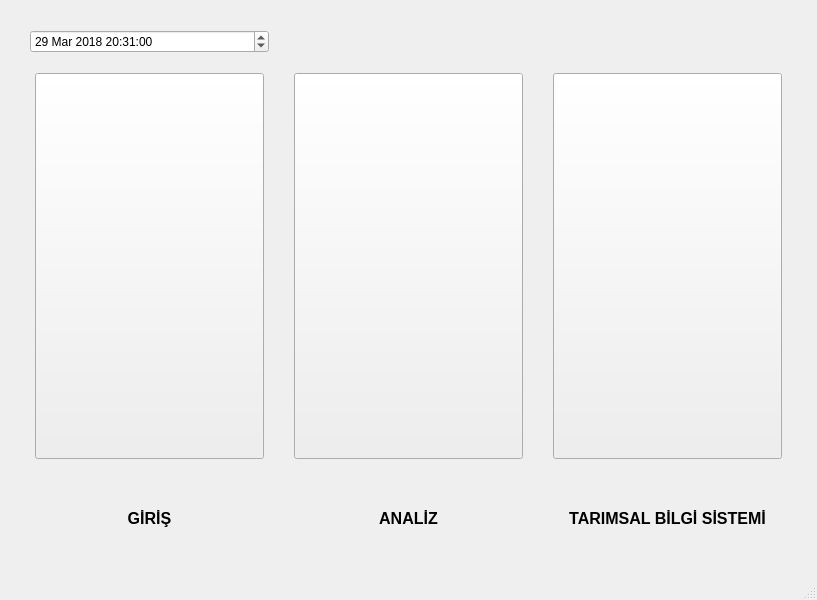
<?xml version="1.0" encoding="UTF-8"?>
<ui version="4.0">
 <class>MainWindow</class>
 <widget class="QMainWindow" name="MainWindow">
  <property name="geometry">
   <rect>
    <x>0</x>
    <y>0</y>
    <width>817</width>
    <height>600</height>
   </rect>
  </property>
  <property name="windowTitle">
   <string>MainWindow</string>
  </property>
  <widget class="QWidget" name="centralwidget">
   <layout class="QGridLayout" name="gridLayout">
    <property name="leftMargin">
     <number>30</number>
    </property>
    <property name="topMargin">
     <number>30</number>
    </property>
    <property name="rightMargin">
     <number>30</number>
    </property>
    <property name="bottomMargin">
     <number>30</number>
    </property>
    <property name="horizontalSpacing">
     <number>20</number>
    </property>
    <property name="verticalSpacing">
     <number>10</number>
    </property>
    <item row="1" column="2">
     <layout class="QVBoxLayout" name="verticalLayout_3">
      <property name="spacing">
       <number>10</number>
      </property>
      <property name="leftMargin">
       <number>5</number>
      </property>
      <property name="topMargin">
       <number>10</number>
      </property>
      <property name="rightMargin">
       <number>5</number>
      </property>
      <property name="bottomMargin">
       <number>20</number>
      </property>
      <item>
       <widget class="QPushButton" name="tarimsalbilgisistemiButton">
        <property name="sizePolicy">
         <sizepolicy hsizetype="Preferred" vsizetype="MinimumExpanding">
          <horstretch>0</horstretch>
          <verstretch>0</verstretch>
         </sizepolicy>
        </property>
        <property name="autoFillBackground">
         <bool>false</bool>
        </property>
        <property name="text">
         <string/>
        </property>
        <property name="autoDefault">
         <bool>true</bool>
        </property>
        <property name="flat">
         <bool>false</bool>
        </property>
       </widget>
      </item>
      <item>
       <spacer name="verticalSpacer_3">
        <property name="orientation">
         <enum>Qt::Vertical</enum>
        </property>
        <property name="sizeType">
         <enum>QSizePolicy::Preferred</enum>
        </property>
        <property name="sizeHint" stdset="0">
         <size>
          <width>20</width>
          <height>40</height>
         </size>
        </property>
       </spacer>
      </item>
      <item>
       <widget class="QLabel" name="label_3">
        <property name="font">
         <font>
          <pointsize>12</pointsize>
          <weight>75</weight>
          <bold>true</bold>
          <kerning>true</kerning>
         </font>
        </property>
        <property name="frameShadow">
         <enum>QFrame::Plain</enum>
        </property>
        <property name="text">
         <string>TARIMSAL BİLGİ SİSTEMİ</string>
        </property>
        <property name="alignment">
         <set>Qt::AlignCenter</set>
        </property>
       </widget>
      </item>
     </layout>
    </item>
    <item row="1" column="0">
     <layout class="QVBoxLayout" name="verticalLayout">
      <property name="spacing">
       <number>10</number>
      </property>
      <property name="leftMargin">
       <number>5</number>
      </property>
      <property name="topMargin">
       <number>10</number>
      </property>
      <property name="rightMargin">
       <number>5</number>
      </property>
      <property name="bottomMargin">
       <number>20</number>
      </property>
      <item>
       <widget class="QPushButton" name="girisButton">
        <property name="sizePolicy">
         <sizepolicy hsizetype="Preferred" vsizetype="MinimumExpanding">
          <horstretch>0</horstretch>
          <verstretch>0</verstretch>
         </sizepolicy>
        </property>
        <property name="autoFillBackground">
         <bool>false</bool>
        </property>
        <property name="text">
         <string/>
        </property>
        <property name="autoDefault">
         <bool>true</bool>
        </property>
        <property name="flat">
         <bool>false</bool>
        </property>
       </widget>
      </item>
      <item>
       <spacer name="verticalSpacer">
        <property name="orientation">
         <enum>Qt::Vertical</enum>
        </property>
        <property name="sizeType">
         <enum>QSizePolicy::Minimum</enum>
        </property>
        <property name="sizeHint" stdset="0">
         <size>
          <width>20</width>
          <height>40</height>
         </size>
        </property>
       </spacer>
      </item>
      <item>
       <widget class="QLabel" name="label">
        <property name="sizePolicy">
         <sizepolicy hsizetype="Preferred" vsizetype="Preferred">
          <horstretch>0</horstretch>
          <verstretch>0</verstretch>
         </sizepolicy>
        </property>
        <property name="font">
         <font>
          <pointsize>12</pointsize>
          <weight>75</weight>
          <bold>true</bold>
          <kerning>true</kerning>
         </font>
        </property>
        <property name="tabletTracking">
         <bool>false</bool>
        </property>
        <property name="text">
         <string>GİRİŞ</string>
        </property>
        <property name="textFormat">
         <enum>Qt::AutoText</enum>
        </property>
        <property name="alignment">
         <set>Qt::AlignCenter</set>
        </property>
       </widget>
      </item>
     </layout>
    </item>
    <item row="1" column="1">
     <layout class="QVBoxLayout" name="verticalLayout_2">
      <property name="spacing">
       <number>10</number>
      </property>
      <property name="leftMargin">
       <number>5</number>
      </property>
      <property name="topMargin">
       <number>10</number>
      </property>
      <property name="rightMargin">
       <number>5</number>
      </property>
      <property name="bottomMargin">
       <number>20</number>
      </property>
      <item>
       <widget class="QPushButton" name="analizButton">
        <property name="sizePolicy">
         <sizepolicy hsizetype="Preferred" vsizetype="MinimumExpanding">
          <horstretch>0</horstretch>
          <verstretch>0</verstretch>
         </sizepolicy>
        </property>
        <property name="autoFillBackground">
         <bool>false</bool>
        </property>
        <property name="text">
         <string/>
        </property>
        <property name="autoDefault">
         <bool>true</bool>
        </property>
        <property name="flat">
         <bool>false</bool>
        </property>
       </widget>
      </item>
      <item>
       <spacer name="verticalSpacer_2">
        <property name="orientation">
         <enum>Qt::Vertical</enum>
        </property>
        <property name="sizeType">
         <enum>QSizePolicy::Minimum</enum>
        </property>
        <property name="sizeHint" stdset="0">
         <size>
          <width>20</width>
          <height>40</height>
         </size>
        </property>
       </spacer>
      </item>
      <item>
       <widget class="QLabel" name="label_2">
        <property name="font">
         <font>
          <pointsize>12</pointsize>
          <weight>75</weight>
          <bold>true</bold>
          <kerning>true</kerning>
         </font>
        </property>
        <property name="frameShadow">
         <enum>QFrame::Plain</enum>
        </property>
        <property name="text">
         <string>ANALİZ</string>
        </property>
        <property name="alignment">
         <set>Qt::AlignCenter</set>
        </property>
       </widget>
      </item>
     </layout>
    </item>
    <item row="0" column="0">
     <widget class="QDateTimeEdit" name="dateTimeEdit">
      <property name="enabled">
       <bool>true</bool>
      </property>
      <property name="readOnly">
       <bool>false</bool>
      </property>
      <property name="dateTime">
       <datetime>
        <hour>20</hour>
        <minute>31</minute>
        <second>0</second>
        <year>2018</year>
        <month>3</month>
        <day>29</day>
       </datetime>
      </property>
     </widget>
    </item>
   </layout>
  </widget>
  <widget class="QMenuBar" name="menubar">
   <property name="geometry">
    <rect>
     <x>0</x>
     <y>0</y>
     <width>817</width>
     <height>21</height>
    </rect>
   </property>
  </widget>
  <widget class="QStatusBar" name="statusbar"/>
 </widget>
 <resources/>
 <connections/>
</ui>
